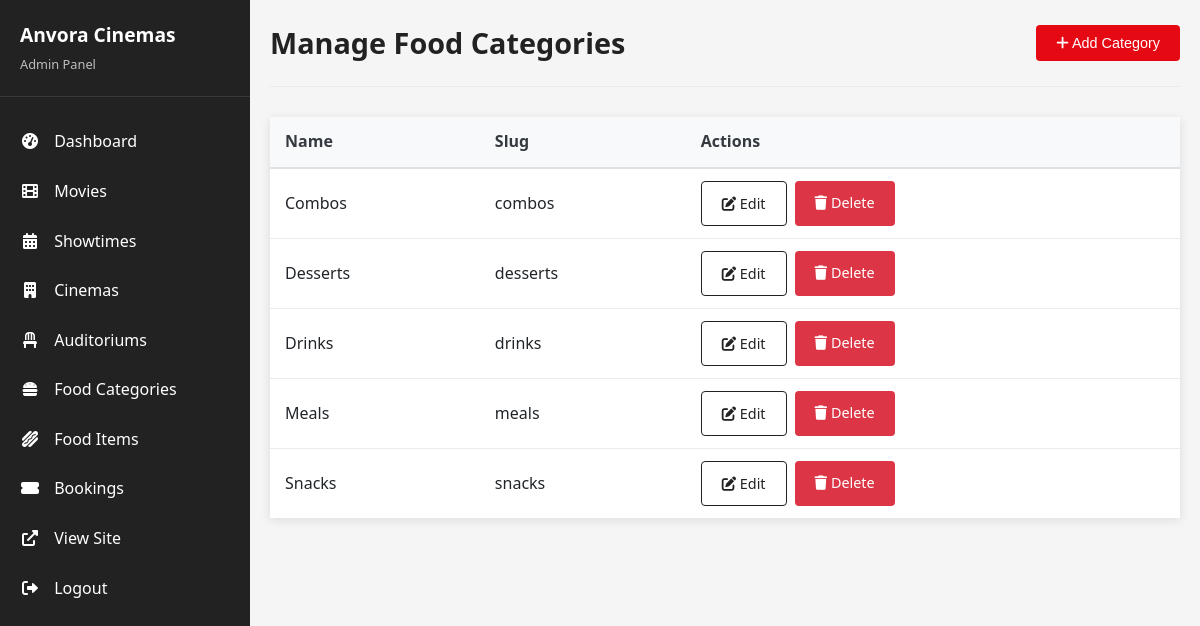
Screenshot of /admin/food-categories.php (signed in) with the database file from the repository.
### tables this page shows
CREATE TABLE `food_categories` (
  `category_id` int(11) NOT NULL,
  `name` varchar(50) NOT NULL,
  `slug` varchar(50) NOT NULL,
  `created_at` timestamp NOT NULL DEFAULT current_timestamp()
);

### admin/food-categories.php (the view, shortened to what this page needs)
<?php
require_once '../config.php';
$categories = $conn->query("SELECT * FROM food_categories ORDER BY name ASC");
include __DIR__ . '/header.php';
?>
<div class="admin-container">
    <?php include __DIR__ . '/sidebar.php'; ?>
    <div class="admin-content">
        <div class="admin-header">
            <h1 class="admin-title">Manage Food Categories</h1>
            <button onclick="document.getElementById('category-form').style.display='block'"
                    class="btn btn-primary">
                <i class="fas fa-plus"></i> Add Category
            </button>
        </div>
        <table class="category-table">
            <thead>
                <tr>
                    <th>Name</th>
                    <th>Slug</th>
                    <th>Actions</th>
                </tr>
            </thead>
            <tbody>
                <?php while ($category = $categories->fetch_assoc()): ?>
                <tr>
                    <td><?= htmlspecialchars($category['name']) ?></td>
                    <td><?= htmlspecialchars($category['slug']) ?></td>
                    <td class="category-actions">
                        <a href="food-categories.php?edit=<?= $category['category_id'] ?>" class="btn btn-outline">
                            <i class="fas fa-edit"></i> Edit
                        </a>
                        <a href="food-categories.php?delete=<?= $category['category_id'] ?>" class="btn btn-danger"
                           onclick="return confirm('Are you sure you want to delete this category?')">
                            <i class="fas fa-trash"></i> Delete
                        </a>
                    </td>
                </tr>
                <?php endwhile; ?>
            </tbody>
        </table>
    </div>
</div>
</body>
</html>

### css/admin.css (style rules this page uses)
:root { --primary: #e50914; --primary-dark: #c40812; --secondary: #222222; --secondary-light: #333333; --light: #f5f5f5; --light-gray: #e9ecef; --dark: #212529; --white: #ffffff; --success: #28a745; --warning: #ffc107; --danger: #dc3545; --info: #17a2b8; }
body { font-family: 'Segoe UI', Tahoma, Geneva, Verdana, sans-serif; line-height: 1.6; color: var(--dark); background-color: var(--light); margin: 0; padding: 0; }
a { text-decoration: none; color: var(--primary); transition: color 0.3s; }
.admin-container { display: flex; min-height: 100vh; }
.admin-content { flex: 1; margin-left: 250px; padding: 20px; background-color: var(--light); }
.admin-header { display: flex; justify-content: space-between; align-items: center; margin-bottom: 30px; padding-bottom: 20px; border-bottom: 1px solid var(--light-gray); }
.admin-title { margin: 0; color: var(--secondary); font-size: 1.8rem; }
.btn { display: inline-block; padding: 10px 20px; border-radius: 4px; font-weight: 500; font-size: 0.9rem; transition: all 0.3s; cursor: pointer; border: none; }
.btn-primary { background-color: var(--primary); color: var(--white); }
.btn-outline { background-color: transparent; color: var(--secondary); border: 1px solid var(--secondary); }
.btn-danger { background-color: var(--danger); color: var(--white); }

### admin/food-categories.php (style rules this page uses)
.category-table { width: 100%; border-collapse: collapse; background: white; box-shadow: 0 2px 10px rgba(0,0,0,0.1); margin-top: 20px; }
.category-table th { background-color: #f8f9fa; padding: 12px 15px; text-align: left; font-weight: 600; color: #343a40; border-bottom: 2px solid #dee2e6; }
.category-table td { padding: 12px 15px; border-bottom: 1px solid #e9ecef; vertical-align: middle; }
.category-table tr:last-child td { border-bottom: none; }
.category-actions { display: flex; gap: 8px; white-space: nowrap; }

### rows the page displays
food_categories: name "Combos", slug "combos"
food_categories: name "Desserts", slug "desserts"
food_categories: name "Drinks", slug "drinks"
food_categories: name "Meals", slug "meals"
food_categories: name "Snacks", slug "snacks"
